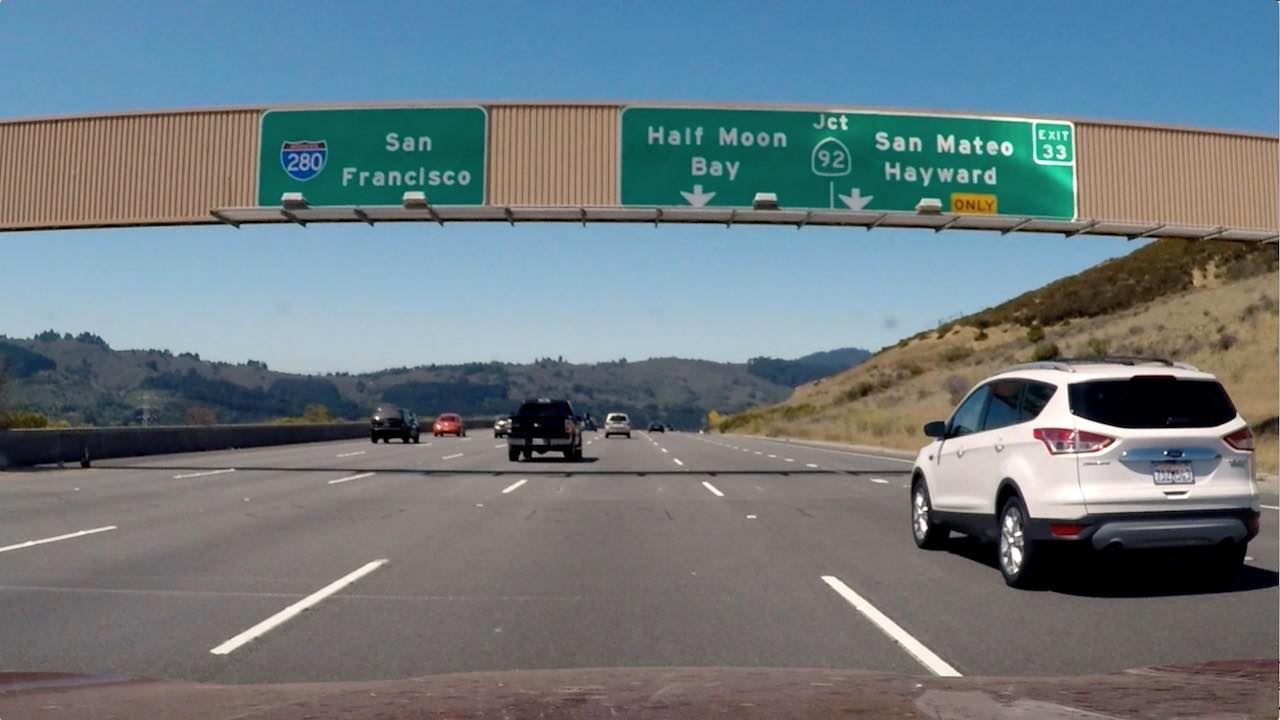
#> input picture test_images/signs_vehicles_xygrad.png, 1280 x 720 px, found by its file name
$ jupyter execute CombiningThresholds_prep.ipynb   (shell and % lines are left out)   (older library calls are emulated)
#> lines starting #> are read from the running program, lines starting #| are printed output that depends on the picture; after the words box and inside, x2 and y2 are one past the last pixel; in counts of white or black regions, pixels touching at a corner belong together
## Import Packages

[cell 1]
import matplotlib.pyplot as plt
import matplotlib.image as mpimg
import numpy as np
import cv2

## Read in an image

[cell 2]
#reading in an image
image = mpimg.imread('test_images/signs_vehicles_xygrad.png')
#> image is the input picture: shape (720, 1280, 3) float32; mean R, G, B 0.428, 0.477, 0.5

#printing out some stats and plotting
print('This image is:', type(image), 'with dimensions:', image.shape)
#| This image is: <class 'numpy.ndarray'> with dimensions: (720, 1280, 3)
plt.imshow(image)

## Helper functions

[cell 3]
def abs_sobel_thresh(img, orient='x', sobel_kernel=3, thresh=(0, 255)):
    # Calculate directional gradient
    # Apply threshold

    # 1) Convert to grayscale
    gray = cv2.cvtColor(img, cv2.COLOR_RGB2GRAY)
    # 2) Calculate the derivative in x or y given orient = 'x' or 'y' and 3) take the absolute
    if orient == "x":
        sobelx = cv2.Sobel(gray, cv2.CV_64F, 1, 0)
        abs_sobel = np.absolute(sobelx) # absolute value image
    else:
        sobely = cv2.Sobel(gray, cv2.CV_64F, 0, 1)
        abs_sobel = np.absolute(sobely) # absolute value image

    # 4) Scale to 8-bit (0 - 255) then convert to type = np.uint8
    scaled_sobel = np.uint8(255*abs_sobel/np.max(abs_sobel))
    # 5) Create a mask of 1's where the scaled gradient magnitude
            # is > thresh_min and < thresh_max
    grad_binary = np.zeros_like(scaled_sobel)
    grad_binary[(scaled_sobel >= thresh[0]) & (scaled_sobel <= thresh[1])] = 1

    return grad_binary

def mag_thresh(image, sobel_kernel=3, mag_thresh=(0, 255)):
    # Calculate gradient magnitude
    # Apply threshold

    # Convert to grayscale
    gray = cv2.cvtColor(image, cv2.COLOR_RGB2GRAY)
    # Take both Sobel x and y gradients
    sobelx = cv2.Sobel(gray, cv2.CV_64F, 1, 0, ksize=sobel_kernel)
    sobely = cv2.Sobel(gray, cv2.CV_64F, 0, 1, ksize=sobel_kernel)
    # Calculate the gradient magnitude
    gradmag = np.sqrt(sobelx**2 + sobely**2)
    # Rescale to 8 bit
    scale_factor = np.max(gradmag)/255
    gradmag = (gradmag/scale_factor).astype(np.uint8)
    # Create a binary image of ones where threshold is met, zeros otherwise
    mag_binary = np.zeros_like(gradmag)
    mag_binary[(gradmag >= mag_thresh[0]) & (gradmag <= mag_thresh[1])] = 1

    return mag_binary

def dir_threshold(image, sobel_kernel=3, thresh=(0, np.pi/2)):
    # Calculate gradient direction
    # function that applies Sobel x and y,then computes the direction of the gradient and applies a threshold.
    # Apply threshold

    # Grayscale
    gray = cv2.cvtColor(image, cv2.COLOR_RGB2GRAY)
    # Calculate the x and y gradients
    sobelx = cv2.Sobel(gray, cv2.CV_64F, 1, 0, ksize=sobel_kernel)
    sobely = cv2.Sobel(gray, cv2.CV_64F, 0, 1, ksize=sobel_kernel)
    # Take the absolute value of the gradient direction,
    # apply a threshold, and create a binary image result
    absgraddir = np.arctan2(np.absolute(sobely), np.absolute(sobelx))
    dir_binary =  np.zeros_like(absgraddir)
    dir_binary[(absgraddir >= thresh[0]) & (absgraddir <= thresh[1])] = 1

    return dir_binary

## Pipeline

[cell 4]
# Choose a Sobel kernel size
ksize = 3 # Choose a larger odd number to smooth gradient measurements

# Apply each of the thresholding functions
gradx = abs_sobel_thresh(image, orient='x', sobel_kernel=ksize, thresh=(20, 100))
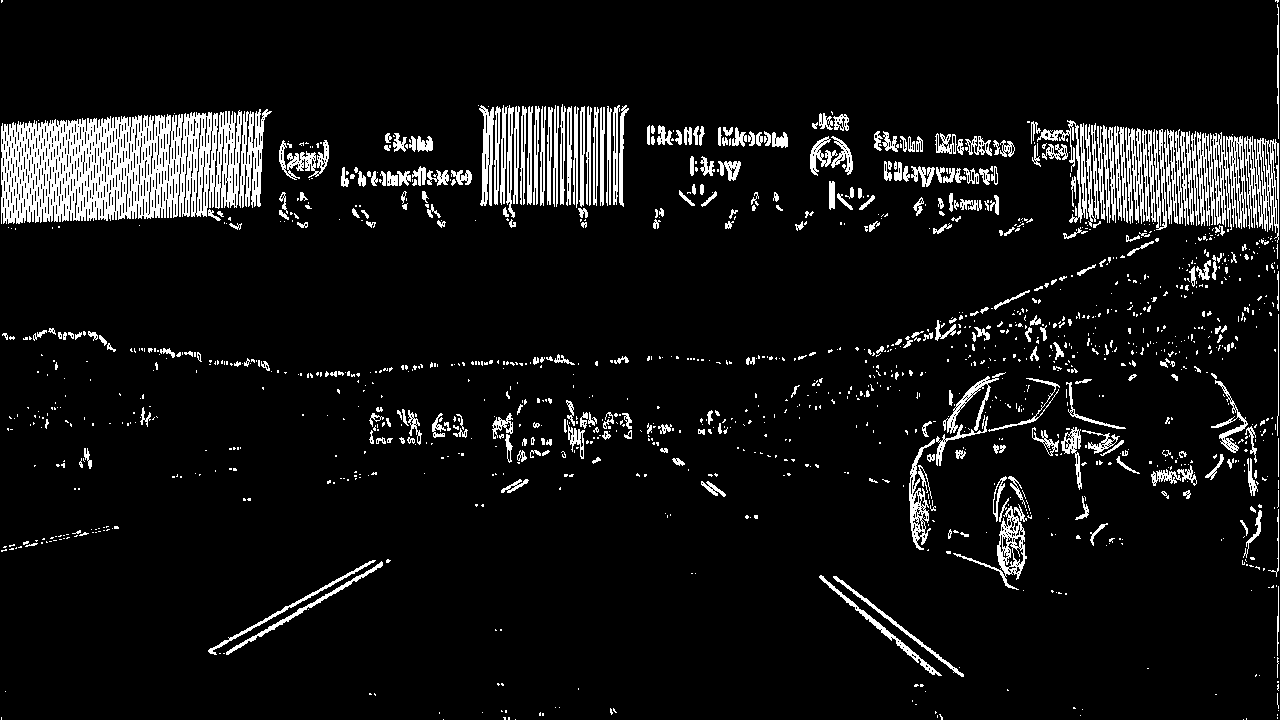
#> gradx: shape (720, 1280); values 0 (black) and 1 (white), 7.9% white; 1378 white regions (1040 under 20 px), largest, box (x1, y1, x2, y2) and area: (1, 110, 242, 224) 18700, (1197, 132, 1247, 230) 2653, (1244, 136, 1279, 243) 1807
grady = abs_sobel_thresh(image, orient='y', sobel_kernel=ksize, thresh=(20, 100))
#> grady: shape (720, 1280); values 0 (black) and 1 (white), 8.2% white; 1385 white regions (1043 under 20 px), largest, box (x1, y1, x2, y2) and area: (0, 103, 1280, 145) 6510, (0, 460, 930, 494) 6192, (811, 194, 1280, 247) 4636
mag_binary = mag_thresh(image, sobel_kernel=ksize, mag_thresh=(20, 100))
#> in mag_thresh, `gradmag = np.sqrt(sobelx**2 + sobely**2)`:
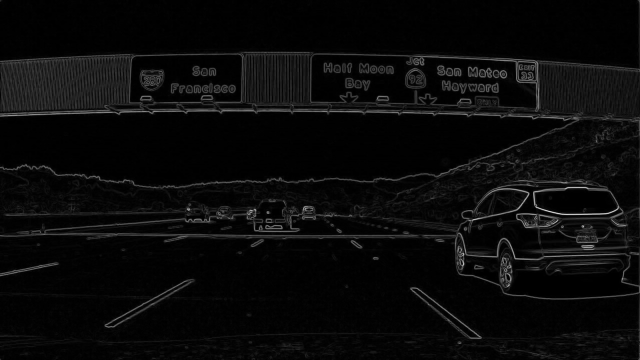
#> gradmag: shape (720, 1280) float64 (shown at 1/2 size); min 0, max 3.62, mean 0.147; drawn with min black and max white
#> in mag_thresh, `scale_factor = np.max(gradmag)/255`: scale_factor = 0.0142
#> mag_binary: shape (720, 1280); values 0 (black) and 1 (white), 13.8% white; 1051 white regions (841 under 20 px), largest, box (x1, y1, x2, y2) and area: (0, 4, 1280, 662) 94397, (1115, 446, 1246, 487) 1628, (208, 558, 391, 656) 1528
#dir_binary = dir_threshold(image, sobel_kernel=ksize, thresh=(0, np.pi/2))
# An orientation of 0 implies a vertical line and orientations of +/−π/2 imply horizontal lines
dir_binary = dir_threshold(image, sobel_kernel=ksize, thresh=(0.7, 1.3))
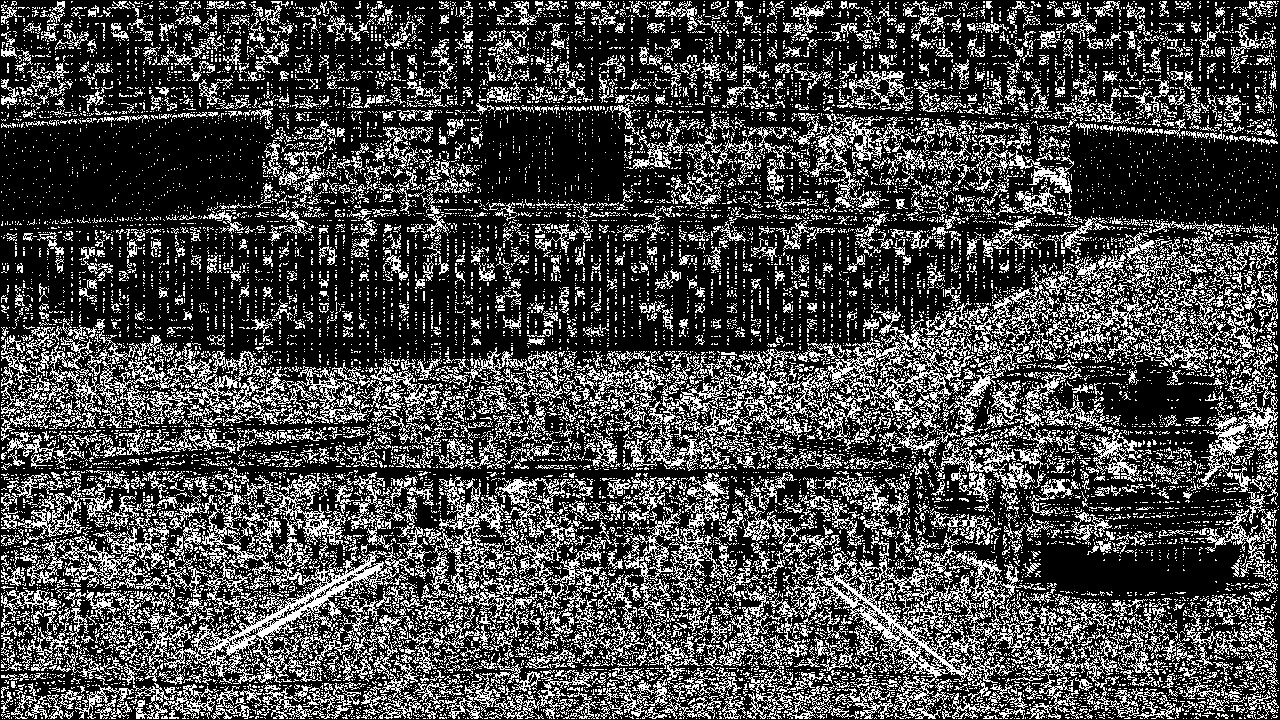
#> dir_binary: shape (720, 1280) float64; values 0 (black) and 1 (white), 28.2% white in thin lines or dots

# For example, here is a selection for pixels where both the x and y gradients meet the threshold criteria,
# or the gradient magnitude and direction are both within their threshold values.
combined = np.zeros_like(dir_binary)
combined[((gradx == 1) & (grady == 1) & (mag_binary == 1) & (dir_binary == 1))] = 1

# Plot the results
f, (ax1, ax2) = plt.subplots(1, 2, figsize=(24, 9))
f.tight_layout()
ax1.imshow(gradx, cmap="gray")
ax1.set_title('gradx', fontsize=50)
ax2.imshow(grady, cmap='gray')
ax2.set_title('grady', fontsize=50)
plt.subplots_adjust(left=0., right=1, top=0.9, bottom=0.)

f, (ax1, ax2) = plt.subplots(1, 2, figsize=(24, 9))
f.tight_layout()
ax1.imshow(mag_binary, cmap="gray")
ax1.set_title('mag_binary', fontsize=50)
ax2.imshow(dir_binary, cmap='gray')
ax2.set_title('dir_binary', fontsize=50)
plt.subplots_adjust(left=0., right=1, top=0.9, bottom=0.)

f, (ax1, ax2) = plt.subplots(1, 2, figsize=(24, 9))
f.tight_layout()
ax1.imshow(combined, cmap="gray")
ax1.set_title('combined', fontsize=50)
#ax2.imshow(dir_binary, cmap='gray')
#ax2.set_title('dir_binary', fontsize=50)
plt.subplots_adjust(left=0., right=1, top=0.9, bottom=0.)
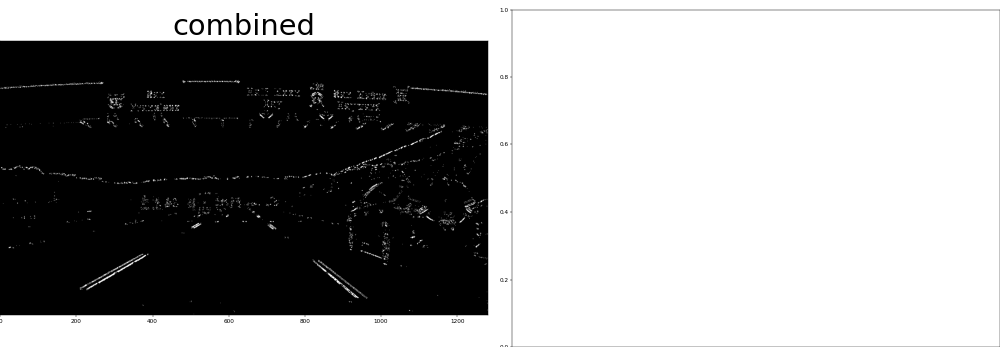
#> figure drawn by matplotlib, 1 panel

$ run again, with test_images/bridge_shadow.jpg saved as test_images/signs_vehicles_xygrad.png
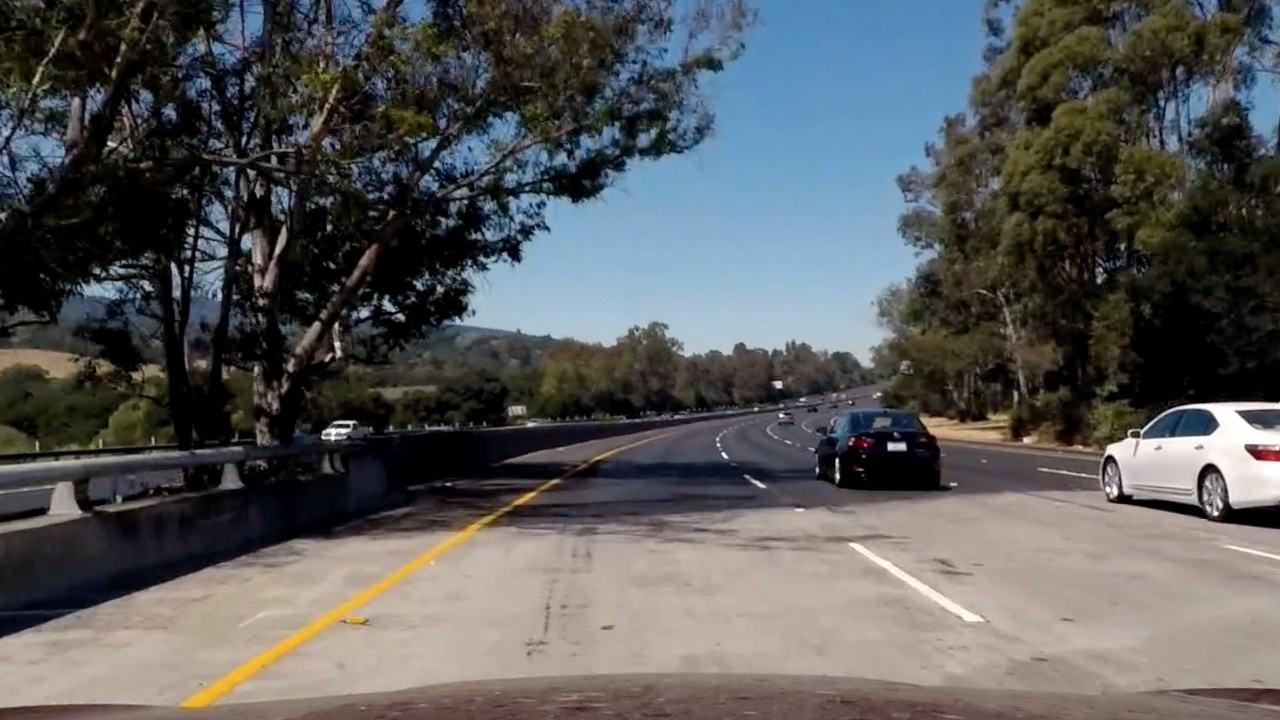
#> input picture test_images/bridge_shadow.jpg, 1280 x 720 px, found by its file name
#> image is the input picture: shape (720, 1280, 3) float32; mean R, G, B 0.352, 0.356, 0.356
#| This image is: <class 'numpy.ndarray'> with dimensions: (720, 1280, 3)
#> `gradx = abs_sobel_thresh(image, orient='x', sobel_kernel=ksize, thresh..`:
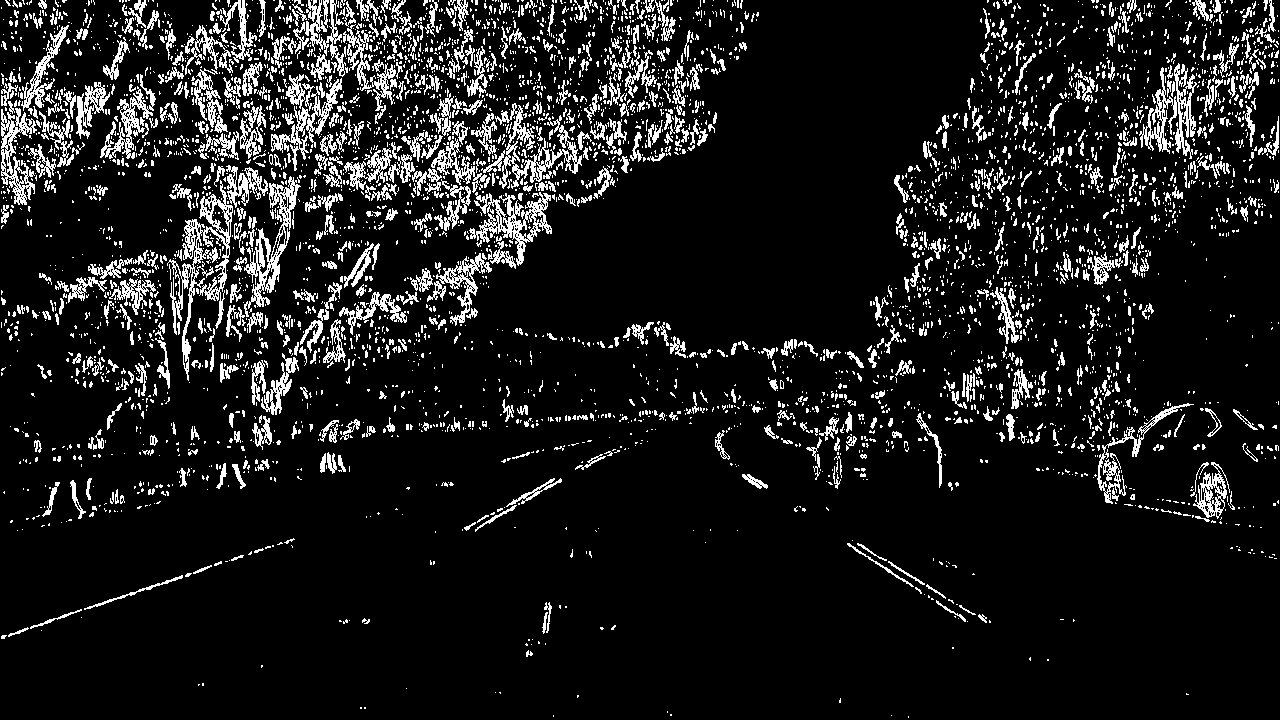
#> gradx: shape (720, 1280); values 0 (black) and 1 (white), 10.7% white in thin lines or dots
#> grady: shape (720, 1280); values 0 (black) and 1 (white), 13.3% white in thin lines or dots
#> scale_factor = 0.0134
#> mag_binary: shape (720, 1280); values 0 (black) and 1 (white), 21% white; 2328 white regions (1812 under 20 px), largest, box (x1, y1, x2, y2) and area: (158, 0, 961, 381) 68503, (309, 346, 1266, 522) 19420, (0, 248, 252, 475) 9628
#> dir_binary: shape (720, 1280) float64; values 0 (black) and 1 (white), 35.6% white in thin lines or dots
#> `[cell 4] # Choose a Sobel kernel size ksize = 3 # Choose a larger odd ..`:
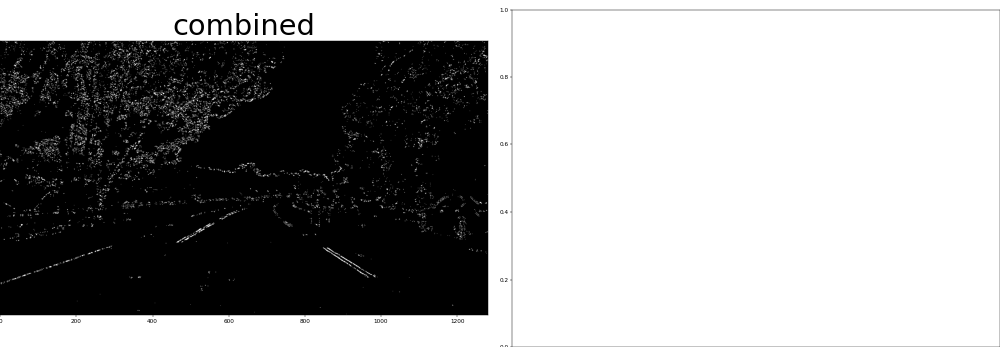
#> figure drawn by matplotlib, 1 panel
